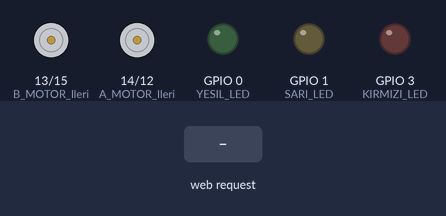
Recording of a sketch running on a simulated ESP8266 (NodeMCU). Shown: motor-driver pin pairs drawn as motors (green arrow = first pin HIGH = forward, orange = second pin HIGH = backward, longer = more drive), output pins drawn as LEDs (lit = HIGH). The test bench sets the inputs (shaded band). What the sketch prints to the serial monitor is not drawn.

Above: at 1.2 s.
1.3 s: HTTP request GET /motor?yon=ileri received
At 2.5 s:
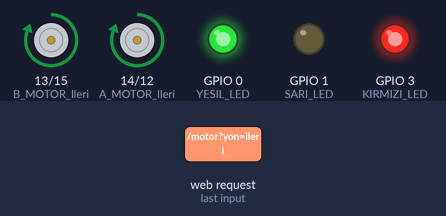
2.8 s: HTTP request GET /motor?yon=geri received
At 3.6 s:
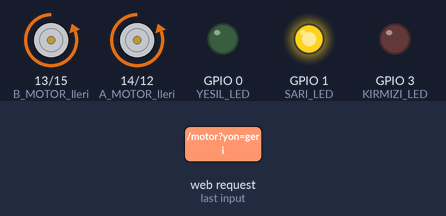
4.3 s: HTTP request GET /motor?yon=sol received
At 4.8 s:
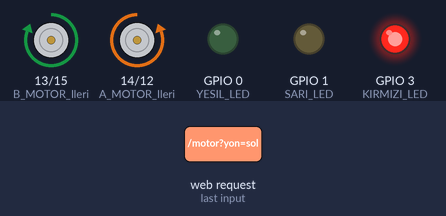
5.8 s: HTTP request GET /motor?yon=sag received
At 7.1 s:
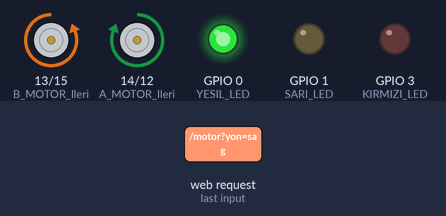
Timing chart, 0 to 8.3 s (numbered marks = the images above; inputs shaded):
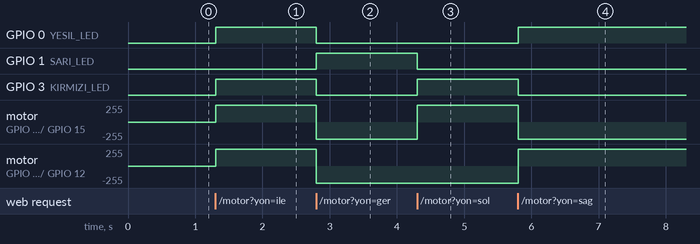

The sketch:

13.wifiAraba.ino
```cpp
#include <ESP8266WiFi.h>            // Ağ kurma bilgileri içeren wifi kütüphanesini yükle
#include <ESP8266WebServer.h>       // Web sayfalarının nasıl sunulacağı bilgilerini içeren sunucu kütüphanesini yükle

const char *ssid = "TTK2024-01";    // Network adını belirle, en az 8 basamaklı olmalı
const char *password = "12345678";  // Network şifresi belirle, en az 8 basamaklı olmalı

const int A_MOTOR_Ileri = 14;
const int A_MOTOR_Geri  = 12;
const int B_MOTOR_Ileri = 13;
const int B_MOTOR_Geri  = 15;

const int KIRMIZI_LED = 3;
const int SARI_LED = 1;
const int YESIL_LED = 0;

// 80 portunda çalışan http ile başlayan sunucu objesi oluştur
ESP8266WebServer server(80);

void setup() {
  Serial.begin(115200);                         // Serial loglama yapılacağı monitoru başlat

  WiFi.mode(WIFI_AP);                           // Wifi modülünün çalışma modunu belirle (ağa katılmak yerine, kendini ağını kur)
  WiFi.softAP(ssid, password);                  // 4. ve 5. satırda belirlenen sabitler ile, ağa adı ve bu ağa katılmak için gerekli şifre belirlenir

  // Motora bağlı pinleri çıkış olarak ayarla
  pinMode(A_MOTOR_Ileri, OUTPUT);
  pinMode(A_MOTOR_Geri, OUTPUT);
  pinMode(B_MOTOR_Ileri, OUTPUT);
  pinMode(B_MOTOR_Geri, OUTPUT);

  // LED pinlerini çıkış olarak ayarla
  pinMode(KIRMIZI_LED, OUTPUT);
  pinMode(SARI_LED, OUTPUT);
  pinMode(YESIL_LED, OUTPUT);

  server.on("/", HTTP_GET, anasayfaIcerik);     // 192.168.4.1 ip adresinde, kök dizin "/" üzerinden ulaşılacak sayfanın konumu belirlenir
  server.on("/motor", HTTP_GET, motorIcerik);   // 192.168.4.1/motor üzerinden alınacak yön koutları için adres aç
  server.begin();
}


void loop() {
  server.handleClient();                  // Gelen taleplerin karşılanıp işlenmesi sağlanır

  IPAddress IP = WiFi.softAPIP();         // Atanan ip adresi, bir değişkene atanır

  Serial.print("AP IP adresi: ");         // Ip değişkeni serial monitora basıl
  Serial.println(IP);
}

// Web sayfasını oluşturulacak kod aşağıda inşaa edilir
void anasayfaIcerik() {
  String html = "<html><head><style>";
  html += "body { font-family: Roboto }";
  html += "* { margin: 0px; padding: 0px; } button {background: rgba(100, 100, 100, .5); color: white;width:100%; height: 100px; font-size: 72px; border: 2px solid #fff; border-radius: 10px; cursor: pointer; font-family: Arial, sans-serif; }";
  html += ".context {width: 100%;position: absolute;top:10vh;z-index: 1}.area{background:#4e54c8;background:-webkit-linear-gradient(to left,#8f94fb,#4e54c8);width:100%;height:100vh}.circles{position:absolute;top:0;left:0;width:100%;height:100%;overflow:hidden}.circles li{position:absolute;display:block;list-style:none;width:20px;height:20px;background:rgba(255,255,255,.2);animation:25s linear infinite animate;bottom:-150px}.circles li:first-child{left:25%;width:80px;height:80px;animation-delay:0s}.circles li:nth-child(2){left:10%;width:20px;height:20px;animation-delay:2s;animation-duration:12s}.circles li:nth-child(3){left:70%;width:20px;height:20px;animation-delay:4s}.circles li:nth-child(4){left:40%;width:60px;height:60px;animation-delay:0s;animation-duration:18s}.circles li:nth-child(5){left:65%;width:20px;height:20px;animation-delay:0s}.circles li:nth-child(6){left:75%;width:110px;height:110px;animation-delay:3s}.circles li:nth-child(7){left:35%;width:150px;height:150px;animation-delay:7s}.circles li:nth-child(8){left:50%;width:25px;height:25px;animation-delay:15s;animation-duration:45s}.circles li:nth-child(9){left:20%;width:15px;height:15px;animation-delay:2s;animation-duration:35s}.circles li:nth-child(10){left:85%;width:150px;height:150px;animation-delay:0s;animation-duration:11s}@keyframes animate{0%{transform:translateY(0) rotate(0);opacity:1;border-radius:0}100%{transform:translateY(-1000px) rotate(720deg);opacity:0;border-radius:50%}}";
  html += "</style>";
  html += "<meta name='viewport' content='width=device-width', initial-scale=1.0, maximum-scale=1.0, user-scalable=no' />";
  html += "</head><body>";
  html += "<div class='context'>";
  html += "<h1 style='text-align:center; color: white'>Sabanci Universitesi</h1>";
  html += "<h1 style='text-align:center; color: white'>2024 Teknoloji ve Tasarim Kampi</h1>";
  html += "<h1 style='text-align:center; color: white'>Motor Kontrol Paneli</h1>";
  html += "<br>";
  html += "<table width='100%'>";
  html += "<tr>";
  html += "<td width='33%'>&nbsp;</td><td width='34%'><button id='btn_ileri' onmousedown='ileriBasildi()' ontouchstart='ileriBasildi()' onmouseup='butonBirakildi()' ontouchend='butonBirakildi()' oncontextmenu='return false;'><span>&#11014;</span></button></td><td width='33%'>&nbsp;</td>";
  html += "</tr>";
  html += "<tr>";
  html += "<td><button id='btn_sol' onmousedown='solBasildi()' ontouchstart='solBasildi()' onmouseup='butonBirakildi()' ontouchend='butonBirakildi()' oncontextmenu='return false;'><span>&#11013;</span></button></td><td></td><td><button id='btn_sag' onmousedown='sagBasildi()' ontouchstart='sagBasildi()' onmouseup='butonBirakildi()' ontouchend='butonBirakildi()' oncontextmenu='return false;'><span style='display: block; transform: rotate(-180deg)'>&#11013;</span></button></td>";
  html += "</tr>";
  html += "<tr>";
  html += "<td></td><td><button id='btn_geri' onmousedown='geriBasildi()' ontouchstart='geriBasildi()' onmouseup='butonBirakildi()' ontouchend='butonBirakildi()' oncontextmenu='return false;'><span>&#11015;</span></button></td><td></td>";
  html += "</tr>";
  html += "</table>";
  html += "</div>";
  html += "<div class='area' ><ul class='circles'><li></li><li></li><li></li><li></li><li></li><li></li><li></li><li></li><li></li><li></li></ul>";
  html += "</div>";
  html += "<script>";
  html += "function ileriBasildi() { var xhr = new XMLHttpRequest(); xhr.open('GET', '/motor?yon=ileri', true); xhr.send(); }";
  html += "function geriBasildi() { var xhr = new XMLHttpRequest(); xhr.open('GET', '/motor?yon=geri', true); xhr.send(); }";
  html += "function solBasildi() { var xhr = new XMLHttpRequest(); xhr.open('GET', '/motor?yon=sol', true); xhr.send(); }";
  html += "function sagBasildi() { var xhr = new XMLHttpRequest(); xhr.open('GET', '/motor?yon=sag', true); xhr.send(); }";
  html += "function butonBirakildi() { var xhr = new XMLHttpRequest(); xhr.open('GET', '/motor?yon=dur', true); xhr.send(); }";
  html += "document.addEventListener('touchmove', function (event) {if (event.scale !== 1) { event.preventDefault(); }}, { passive: false });";
  html += "</script></body></html>";
  server.send(200, "text/html", html);
}

// 37. satırda belirlenen adres üzerinden yakalanan içerik talep istemlerini işlemek için gerekli fonksiyon
void motorIcerik() {
  if (server.hasArg("yon")) {                 // yakalan içerik isteminde "yon" adlı parametre var mı? İçerik talepleri 81-84. satırlar üzerinden oluşturuluyor. Bunlar ise basılan buton ile tetikleniyor.
    String yon = server.arg("yon");           // var ise, değeri "yon" adlı değişkene yazılır
    if (yon == "ileri") {                     // "yon" değeri "ileri" ise aşağdaki şekilde pinlere elektrik verilir
      digitalWrite(A_MOTOR_Ileri, HIGH);
      digitalWrite(B_MOTOR_Ileri, HIGH);
      digitalWrite(A_MOTOR_Geri, LOW);
      digitalWrite(B_MOTOR_Geri, LOW);
      digitalWrite(KIRMIZI_LED, HIGH);
      digitalWrite(YESIL_LED, HIGH);
      digitalWrite(SARI_LED, LOW);
    } else if (yon == "geri") {               // "yon" değeri "geri" ise aşağdaki şekilde pinlere elektrik verilir
      digitalWrite(A_MOTOR_Ileri, LOW);
      digitalWrite(B_MOTOR_Ileri, LOW);
      digitalWrite(A_MOTOR_Geri, HIGH);
      digitalWrite(B_MOTOR_Geri, HIGH);
      digitalWrite(SARI_LED, HIGH);
      digitalWrite(KIRMIZI_LED, LOW);
      digitalWrite(YESIL_LED, LOW);
    } else if (yon == "sol") {                // "yon" değeri "sol" ise aşağdaki şekilde pinlere elektrik verilir
      digitalWrite(A_MOTOR_Ileri, LOW);
      digitalWrite(B_MOTOR_Ileri, HIGH);
      digitalWrite(A_MOTOR_Geri, HIGH);
      digitalWrite(B_MOTOR_Geri, LOW);
      digitalWrite(KIRMIZI_LED, HIGH);
      digitalWrite(YESIL_LED, LOW);
      digitalWrite(SARI_LED, LOW);
    } else if (yon == "sag") {                // "yon" değeri "sag" ise aşağdaki şekilde pinlere elektrik verilir
      digitalWrite(A_MOTOR_Ileri, HIGH);
      digitalWrite(B_MOTOR_Ileri, LOW);
      digitalWrite(A_MOTOR_Geri, LOW);
      digitalWrite(B_MOTOR_Geri, HIGH);
      digitalWrite(KIRMIZI_LED, LOW);
      digitalWrite(YESIL_LED, HIGH);
      digitalWrite(SARI_LED, LOW);
    } else if (yon == "dur") {                // "yon" değeri "dur" ise aşağdaki şekilde pinlere elektrik verilir
      digitalWrite(A_MOTOR_Ileri, LOW);
      digitalWrite(B_MOTOR_Ileri, LOW);
      digitalWrite(A_MOTOR_Geri, LOW);
      digitalWrite(B_MOTOR_Geri, LOW);
      digitalWrite(KIRMIZI_LED, LOW);
      digitalWrite(YESIL_LED, LOW);
      digitalWrite(SARI_LED, LOW);
    }
  }
  server.send(200, "text/plain", "");         // 37. satırda, http://192.168.4.1/ üzerinden talep edilen içeriği, isteyen cihaza gönderir
}
```

Measured:
- after the input at 1.3 s, GPIO 0 (YESIL_LED), GPIO 3 (KIRMIZI_LED): LOW → HIGH at once; motor on GPIO 13 (B_MOTOR_Ileri) / GPIO 15 (B_MOTOR_Geri), motor on GPIO 14 (A_MOTOR_Ileri) / GPIO 12 (A_MOTOR_Geri): stopped → forward 255/255 at once
- after the input at 2.8 s, GPIO 0 (YESIL_LED), GPIO 3 (KIRMIZI_LED): HIGH → LOW at once; GPIO 1 (SARI_LED): LOW → HIGH at once; motor on GPIO 13 (B_MOTOR_Ileri) / GPIO 15 (B_MOTOR_Geri), motor on GPIO 14 (A_MOTOR_Ileri) / GPIO 12 (A_MOTOR_Geri): forward 255/255 → backward 255/255 at once
- after the input at 4.3 s, GPIO 1 (SARI_LED): HIGH → LOW at once; GPIO 3 (KIRMIZI_LED): LOW → HIGH at once; motor on GPIO 13 (B_MOTOR_Ileri) / GPIO 15 (B_MOTOR_Geri): backward 255/255 → forward 255/255 at once
- after the input at 5.8 s, GPIO 0 (YESIL_LED): LOW → HIGH at once; GPIO 3 (KIRMIZI_LED): HIGH → LOW at once; motor on GPIO 13 (B_MOTOR_Ileri) / GPIO 15 (B_MOTOR_Geri): forward 255/255 → backward 255/255 at once; motor on GPIO 14 (A_MOTOR_Ileri) / GPIO 12 (A_MOTOR_Geri): backward 255/255 → forward 255/255 at once
